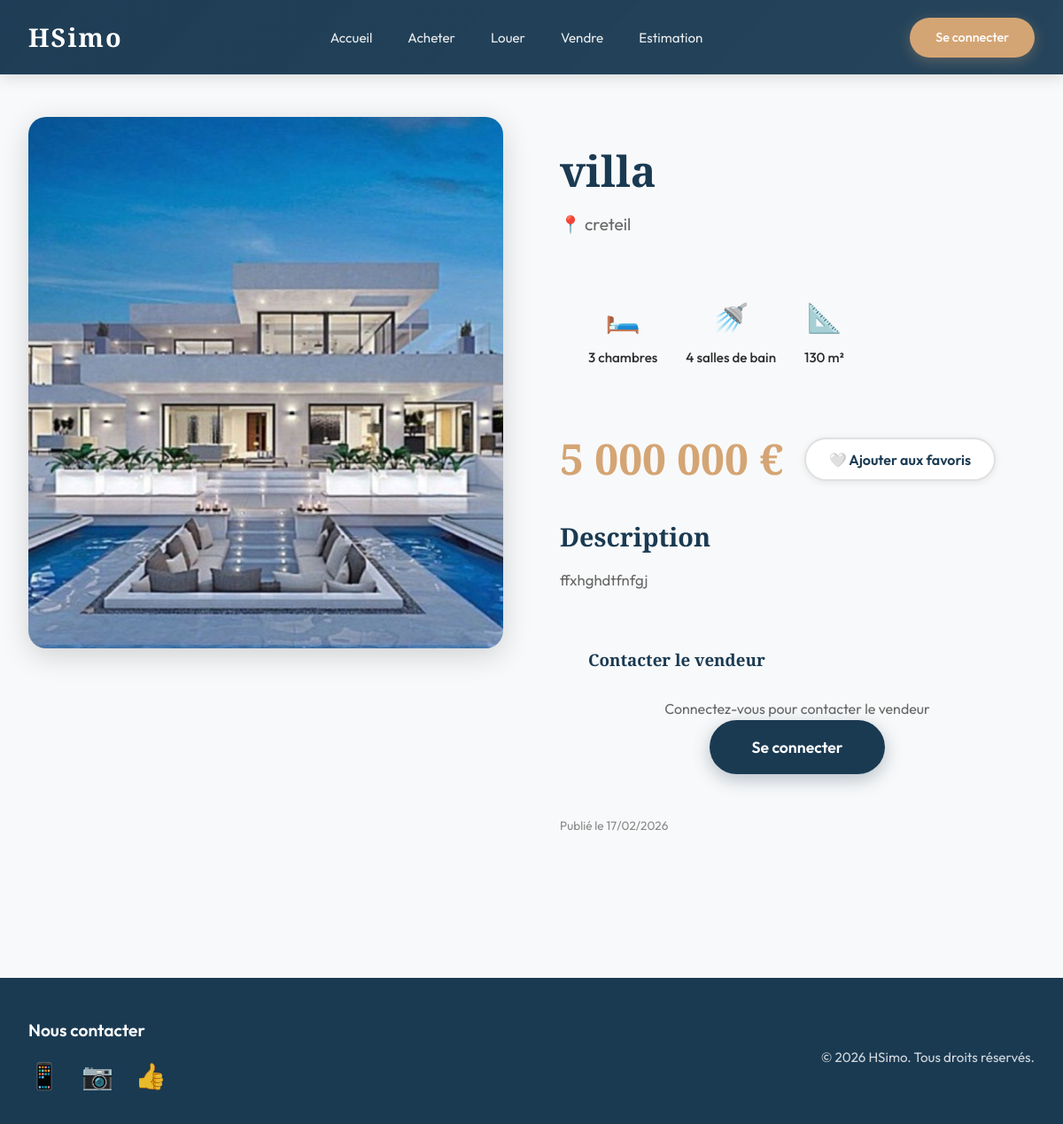
The app's page /detail.php?id=4 with its own data.
### tables this page shows
CREATE TABLE `bien` (
  `id_bien` int(11) NOT NULL,
  `titre` varchar(255) NOT NULL,
  `description` text NOT NULL,
  `prix` decimal(10,2) NOT NULL,
  `surface` int(11) NOT NULL,
  `nb_chambres` int(11) NOT NULL,
  `nb_salles_bain` int(11) NOT NULL,
  `ville` varchar(100) NOT NULL,
  `adresse` varchar(255) DEFAULT NULL,
  `categorie` varchar(50) DEFAULT NULL,
  `photos` text DEFAULT NULL,
  `id_vendeur` int(11) NOT NULL,
  `date_creation` timestamp NOT NULL DEFAULT current_timestamp()
);

### detail.php (the view, shortened to what this page needs)
<?php
require_once 'config.php';
$id = intval($_GET['id'] ?? 0);
$stmt = $pdo->prepare("SELECT * FROM bien WHERE id_bien = ?");
$stmt->execute([$id]);
$bien = $stmt->fetch();
$est_favori = false;
$photos = [];
if (!empty($bien['photos'])) {
    $photos = explode(',', $bien['photos']);
}
?>
<!DOCTYPE html>
<html lang="fr">
<head>
    <link rel="stylesheet" href="styles.css">
</head>
<body>
    <nav class="navbar">
        <div class="nav-container">
            <div class="logo">HSimo</div>
            <ul class="nav-links">
                <li><a href="index.php">Accueil</a></li>
                <li><a href="acheter.php">Acheter</a></li>
                <li><a href="louer.php">Louer</a></li>
                <li><a href="vendre.php">Vendre</a></li>
                <li><a href="estimation.php">Estimation</a></li>
            </ul>
            <?php if (isset($_SESSION['user_id'])): ?>
                <a href="messages.php" style="color:white;margin-right:1rem;font-family:'Outfit',sans-serif;">📬 Messages</a>
                <a href="profil.php" style="color:white;margin-right:1rem;font-family:'Outfit',sans-serif;">👤 Mon profil</a>
                <a href="logout.php" class="btn-login">Déconnexion</a>
            <?php else: ?>
                <a href="login.php" class="btn-login">Se connecter</a>
            <?php endif; ?>
        </div>
    </nav>
    <main class="detail-page">
        <div class="detail-container">
            <div class="detail-image">
                <?php if (!empty($photos)): ?>
                    <img src="uploads/<?= htmlspecialchars($photos[0]) ?>"
                         alt="<?= htmlspecialchars($bien['titre']) ?>"
                         style="width:100%; height:600px; object-fit:cover;">
                <?php else: ?>
                    <div style="width:100%; height:600px; background:#f0f4f8; display:flex; align-items:center; justify-content:center; border-radius:20px;">
                        <span style="font-size:4rem;">🏠</span>
                    </div>
                <?php endif; ?>
            </div>
            <div class="detail-content">
                <h1 class="detail-title"><?= htmlspecialchars($bien['titre']) ?></h1>
                <p class="detail-location">📍 <?= htmlspecialchars($bien['ville']) ?><?= !empty($bien['adresse']) ? ' - ' . htmlspecialchars($bien['adresse']) : '' ?></p>
                <div class="detail-features">
                    <div class="feature-item">
                        <span class="feature-icon">🛏️</span>
                        <span class="feature-text"><?= $bien['nb_chambres'] ?> chambres</span>
                    </div>
                    <div class="feature-item">
                        <span class="feature-icon">🚿</span>
                        <span class="feature-text"><?= $bien['nb_salles_bain'] ?> salles de bain</span>
                    </div>
                    <div class="feature-item">
                        <span class="feature-icon">📐</span>
                        <span class="feature-text"><?= $bien['surface'] ?> m²</span>
                    </div>
                </div>
                <div style="display:flex;align-items:center;gap:1.5rem;flex-wrap:wrap;">
                <p class="detail-price" style="margin:0;"><?= number_format($bien['prix'], 0, ',', ' ') ?> &euro;</p>
                <button id="btn-favori"
                    onclick="toggleFavori(<?= $id ?>)"
                    class="btn-favori <?= $est_favori ? 'active' : '' ?>"
                    title="<?= $est_favori ? 'Retirer des favoris' : 'Ajouter aux favoris' ?>">
                    <?= $est_favori ? '❤️' : '🤍' ?> <?= $est_favori ? 'Favori' : 'Ajouter aux favoris' ?>
                </button>
                </div>
                <div class="detail-description">
                    <h2>Description</h2>
                    <p><?= nl2br(htmlspecialchars($bien['description'])) ?></p>
                </div>
                <div style="margin-top:2rem; background:#f8f9fa; padding:2rem; border-radius:15px;">
                    <h3 style="font-family:'Playfair Display',serif; color:#1a3a52; margin-bottom:1rem;">
                        Contacter le vendeur
                    </h3>
                    <?php if (isset($_SESSION['user_id'])): ?>
                        <form method="POST" action="">
                            <input type="hidden" name="contact" value="1">
                            <div class="form-group" style="margin-bottom:1rem;">
                                <label style="font-weight:500; display:block; margin-bottom:0.5rem;">Votre message</label>
                                <textarea name="message" rows="4"
                                          placeholder="Bonjour, je suis intéressé par ce bien..."
                                          style="width:100%; padding:1rem; border:2px solid #e0e0e0; border-radius:10px; font-family:'Outfit',sans-serif; resize:vertical; box-sizing:border-box;"
                                          required></textarea>
                            </div>
                            <button type="submit" class="btn-contact" style="width:100%;">
                                Envoyer le message
                            </button>
                        </form>
                    <?php else: ?>
                        <div style="text-align:center; padding:1rem;">
                            <p style="color:#666; margin-bottom:1rem;">Connectez-vous pour contacter le vendeur</p>
                            <a href="login.php" class="btn-contact">Se connecter</a>
                        </div>
                    <?php endif; ?>
                </div>
                <p style="color:#888; font-size:0.85rem; margin-top:1rem;">
                    Publié le <?= date('d/m/Y', strtotime($bien['date_creation'])) ?>
                </p>
            </div>
        </div>
    </main>
    <footer class="footer">
        <div class="footer-container">
            <div class="footer-section">
                <h4>Nous contacter</h4>
                <div class="social-links">
                    <a href="#" aria-label="TikTok">📱</a>
                    <a href="#" aria-label="Instagram">📷</a>
                    <a href="#" aria-label="Facebook">👍</a>
                </div>
            </div>
            <div class="footer-section">
                <p>&copy; 2026 HSimo. Tous droits réservés.</p>
            </div>
        </div>
    </footer>
</body>
</html>

### records on screen
bien: photos (picture), titre "villa", ville "creteil", nb_chambres "3", nb_salles_bain "4", surface "130", prix "5 000 000", description "ffxhghdtfnfgj", date_creation "17/02/2026"
